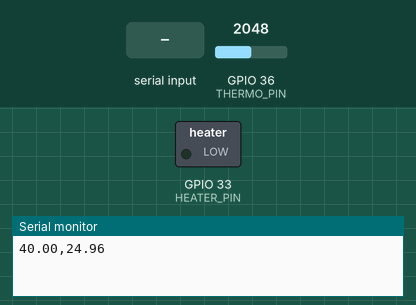
Bench run of a sketch on a simulated ESP32. Parts: switched loads named in the sketch (green lamp = pin HIGH), the last lines printed to the serial monitor. The inputs (shaded band) are chosen by the test bench; at power-on: GPIO 36 (THERMO_PIN) = 2048 (analog values on the 0–4095 scale).

Above: at 1.2 s.
1.3 s: "90,45\n" received over Serial
At 3.0 s:
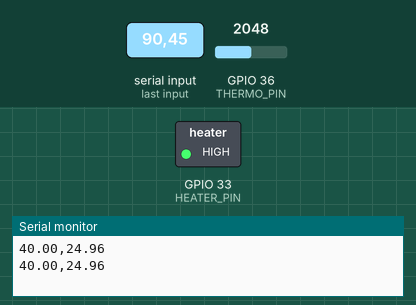
3.5 s: "5\n" received over Serial
At 4.6 s:
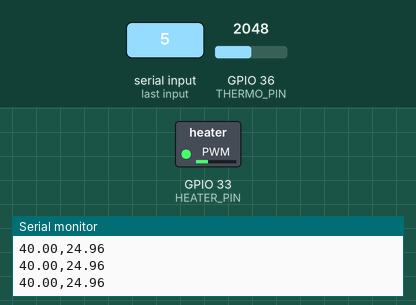
5.5 s: GPIO 36 (THERMO_PIN) set to 2866
At 7.2 s:
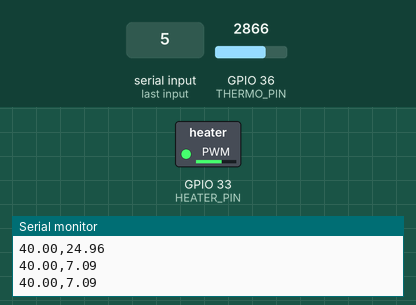
7.5 s: GPIO 36 (THERMO_PIN) set to 3603
At 8.8 s:
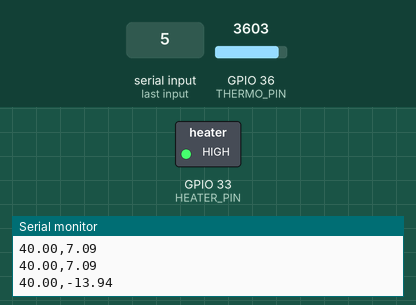
Timing chart, 0 to 10.5 s (numbered marks = the images above; inputs shaded):
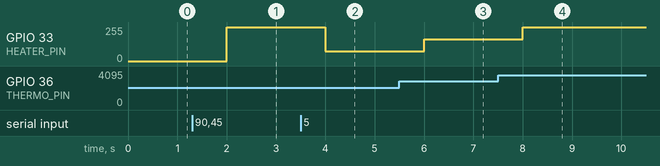

Measured:
- after the input at 1.3 s, GPIO 33 (HEATER_PIN): 0/255 → 255/255 after 0.70 s
- after the input at 3.5 s, GPIO 33 (HEATER_PIN): 255/255 → 75/255 after 0.50 s
- after the input at 5.5 s, GPIO 33 (HEATER_PIN): 75/255 → 163/255 after 0.50 s
- after the input at 7.5 s, GPIO 33 (HEATER_PIN): 163/255 → 255/255 after 0.50 s

The sketch:

diy1-4.ino
```cpp
/*
 程式更新以配合ESP32開發環境3.x版
 請參閱：https://swf.com.tw/?p=2000
*/

#define THERMO_PIN 36   // 熱敏電阻分壓輸入腳
#define HEATER_PIN 33   // 陶瓷加熱片的 PWM 輸出腳
#define ADC_BITS 10     // 類比輸入解析度 10 位元
#define INTERVAL_MS 1000  // 間隔時間 1 秒
#define PWM_CHANNEL 0     // PWM 通道

float setPoint = 40.0;  // 目標溫度
float kp = 0; // kp 參數，預設為 32，可透過序列埠更改

// 讀取溫度，此函式將傳回浮點格式的攝氏溫度值
float readTemp(float R0 = 10000.0, float beta = 3950.0) {
  uint16_t adc = analogRead(THERMO_PIN); // 讀取熱敏電阻感測值
  float T0 = 25.0 + 273.15;
  float r = (adc * R0) / (( 1 << ADC_BITS) - 1 - adc); // ADC 解析度為 10 位元

  // 轉換成攝氏溫度
  return 1 / (1 / T0 + 1 / beta * log(r / R0)) - 273.15;
}

void readSerial() { // 讀取序列埠輸入的浮點 Kp 值
  while (Serial.available()) {
    kp = Serial.parseFloat(); // 讀取序列埠字串並解析成浮點數字
    // Serial.printf("kp= %.2f\n", kp); // 顯示用戶輸入的浮點數字
    // 遇到 '\n' 結尾時退出 while 迴圈
    if (Serial.read() == '\n') break;
  }
}

void setup() {
  pinMode(HEATER_PIN, OUTPUT);
  Serial.begin(115200);

  #if ESP_ARDUINO_VERSION >= ESP_ARDUINO_VERSION_VAL(3, 0, 0)
  // 底下敘述適用於ESP32開發平台3.x版
  ledcAttachChannel(HEATER_PIN, 1000, 8, PWM_CHANNEL); // 接腳, 頻率, 解析度, 通道
  #else
  // 以下兩行適用於ESP32開發平台2.x版
  ledcSetup(PWM_CHANNEL, 1000, 8); // 設置 PWM 通道、頻率和解析度
  ledcAttachPin(HEATER_PIN, PWM_CHANNEL); // 設定 PWM 輸出腳
  #endif

  analogReadResolution(ADC_BITS); // 設定 ADC 解析度位元
}

void loop() {
  static uint32_t prevTime = 0;   // 前次檢測時間
  uint32_t now = millis();        // 當前時刻

  if (now - prevTime >= INTERVAL_MS) {
    prevTime = now;
    float temp = readTemp(); // 讀取溫度
    float error = setPoint - temp; // 計算誤差
    float power = kp * error;

    // 計算 P 控制值
    power = constrain(power, 0, 255);   // 限制 PWM 的範圍

    #if ESP_ARDUINO_VERSION >= ESP_ARDUINO_VERSION_VAL(3, 0, 0)
    // 底下敘述適用於ESP32開發平台3.x版
    ledcWrite(HEATER_PIN, (int)power); // 開始加熱
    #else
    // 底下敘述適用於ESP32開發平台2.x版
    ledcWrite(PWM_CHANNEL, (int)power);  // 開始加熱
    #endif

    // 向序列埠輸出溫度和 PWM 值
    // Serial.printf("%.2f,%d\n", temp, (int)power);
    Serial.printf("%.2f,%.2f\n", setPoint, temp);
  }

  readSerial(); // 讀取序列埠輸入值
}
```
